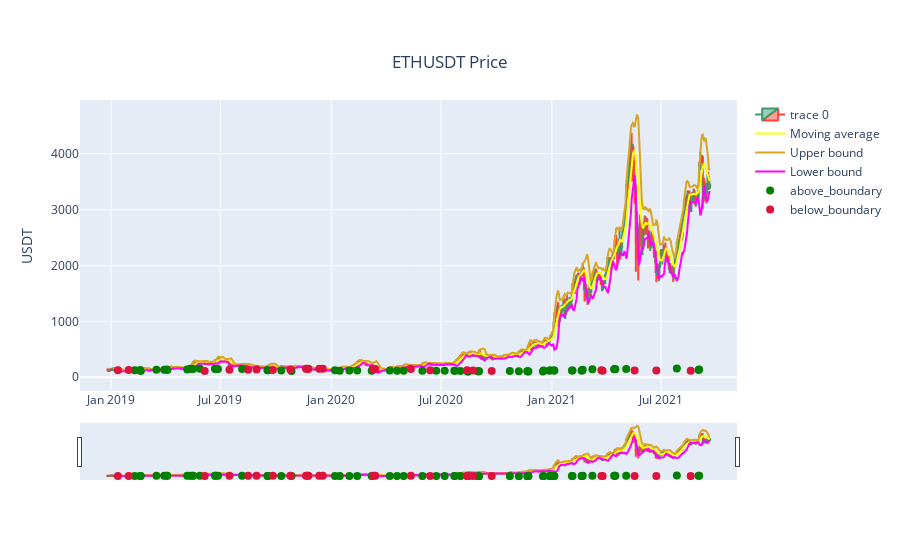

Source (notebook cell):
### Markdown cell above
### Plot candlesticks

### Code cell
import plotly.graph_objects as go

from datetime import datetime

fig = go.Figure(data=[go.Candlestick(x=df.index,
                open=df['open'],
                high=df['high'],
                low=df['low'],
                close=df['close'])])

fig.update_layout(
    yaxis_title="USDT",
    title={
        'text': symbol + " Price",
        'y':0.9,
        'x':0.5,
        'xanchor': 'center',
        'yanchor': 'top'})

fig.add_trace(
    go.Scatter(
        x=df.index,
        y=df.MA,
        name = "Moving average",
        mode="lines",
        line=go.scatter.Line(color="yellow"),
        showlegend=True)
)


fig.add_trace(
    go.Scatter(
        x=df.index,
        y= df['MA'] + 2 * df.STD,
        name = "Upper bound",
        mode="lines",
        line=go.scatter.Line(color="goldenrod"),
        showlegend=True)
)

fig.add_trace(
    go.Scatter(
        x=df.index,
        y= df['MA'] - 2 * df.STD,
        name = "Lower bound",
        mode="lines",
        line=go.scatter.Line(color="magenta"),
        showlegend=True)
)

fig.add_trace(go.Scatter(
    x= df[df['above_boundary'] == True].index,
    y= df.close,
    marker=dict(color="green", size=8),
    mode="markers",
    name = 'above_boundary'
))


fig.add_trace(go.Scatter(
    x= df[df['below_boundary'] == True].index,
    y= df.close,
    marker=dict(color="crimson", size=8),
    mode="markers",
    name = 'below_boundary'
))



fig.show()

### Figure 1 — Plotly figure (JSON) as saved in the notebook; plotly's stock layout.template omitted (floating-point values rounded to 4 significant figures; data arrays with more than 128 entries replaced by an {"elided": "..."} marker saying what was removed)
{"data": [{"close": {"elided": "1000 float values"}, "high": {"elided": "1000 float values"}, "low": {"elided": "1000 float values"}, "open": {"elided": "1000 float values"}, "type": "candlestick", "x": {"elided": "1000 str values"}}, {"line": {"color": "yellow"}, "mode": "lines", "name": "Moving average", "showlegend": true, "type": "scatter", "x": {"elided": "1000 str values"}, "y": {"elided": "1000 float values"}}, {"line": {"color": "goldenrod"}, "mode": "lines", "name": "Upper bound", "showlegend": true, "type": "scatter", "x": {"elided": "1000 str values"}, "y": {"elided": "1000 float values"}}, {"line": {"color": "magenta"}, "mode": "lines", "name": "Lower bound", "showlegend": true, "type": "scatter", "x": {"elided": "1000 str values"}, "y": {"elided": "1000 float values"}}, {"marker": {"color": "green", "size": 8}, "mode": "markers", "name": "above_boundary", "type": "scatter", "x": ["2019-02-09T01:59:59.999000", "2019-02-18T01:59:59.999000", "2019-02-19T01:59:59.999000", "2019-03-17T01:59:59.999000", "2019-03-30T01:59:59.999000", "2019-04-03T02:59:59.999000", "2019-04-04T02:59:59.999000", "2019-05-07T02:59:59.999000", "2019-05-12T02:59:59.999000", "2019-05-16T02:59:59.999000", "2019-05-17T02:59:59.999000", "2019-05-28T02:59:59.999000", "2019-06-22T02:59:59.999000", "2019-06-23T02:59:59.999000", "2019-06-27T02:59:59.999000", "2019-08-06T02:59:59.999000", "2019-09-17T02:59:59.999000", "2019-09-18T02:59:59.999000", "2019-10-10T02:59:59.999000", "2019-10-27T02:59:59.999000", "2020-01-07T01:59:59.999000", "2020-01-15T01:59:59.999000", "2020-01-31T01:59:59.999000", "2020-02-13T01:59:59.999000", "2020-03-08T01:59:59.999000", "2020-04-07T02:59:59.999000", "2020-04-19T02:59:59.999000", "2020-04-30T02:59:59.999000", "2020-05-31T02:59:59.999000", "2020-06-23T02:59:59.999000", "2020-07-07T02:59:59.999000", "2020-07-23T02:59:59.999000", "2020-07-24T02:59:59.999000", "2020-08-02T02:59:59.999000", "2020-08-14T02:59:59.999000", "2020-08-15T02:59:59.999000", "2020-08-31T02:59:59.999000", "2020-09-01T02:59:59.999000", "2020-09-02T02:59:59.999000", "2020-10-23T02:59:59.999000", "2020-11-07T01:59:59.999000", "2020-11-21T01:59:59.999000", "2020-11-22T01:59:59.999000", "2020-11-23T01:59:59.999000", "2020-12-17T01:59:59.999000", "2020-12-18T01:59:59.999000", "2020-12-28T01:59:59.999000", "2020-12-29T01:59:59.999000", "2021-01-04T01:59:59.999000", "2021-01-05T01:59:59.999000", "2021-02-03T01:59:59.999000", "2021-02-04T01:59:59.999000", "2021-02-19T01:59:59.999000", "2021-02-20T01:59:59.999000", "2021-02-21T01:59:59.999000", "2021-03-09T01:59:59.999000", "2021-04-14T02:59:59.999000", "2021-04-15T02:59:59.999000", "2021-04-16T02:59:59.999000", "2021-05-04T02:59:59.999000", "2021-07-27T02:59:59.999000", "2021-09-01T02:59:59.999000", "2021-09-02T02:59:59.999000"], "y": {"elided": "1000 float values"}}, {"marker": {"color": "crimson", "size": 8}, "mode": "markers", "name": "below_boundary", "type": "scatter", "x": ["2019-01-12T01:59:59.999000", "2019-01-30T01:59:59.999000", "2019-06-05T02:59:59.999000", "2019-07-16T02:59:59.999000", "2019-08-16T02:59:59.999000", "2019-08-30T02:59:59.999000", "2019-09-26T02:59:59.999000", "2019-10-25T02:59:59.999000", "2019-11-20T01:59:59.999000", "2019-11-23T01:59:59.999000", "2019-11-24T01:59:59.999000", "2019-12-12T01:59:59.999000", "2019-12-18T01:59:59.999000", "2020-03-10T01:59:59.999000", "2020-03-14T01:59:59.999000", "2020-05-12T02:59:59.999000", "2020-06-13T02:59:59.999000", "2020-08-13T02:59:59.999000", "2020-08-23T02:59:59.999000", "2020-09-23T02:59:59.999000", "2021-03-24T01:59:59.999000", "2021-03-26T01:59:59.999000", "2021-05-18T02:59:59.999000", "2021-06-23T02:59:59.999000", "2021-08-19T02:59:59.999000"], "y": {"elided": "1000 float values"}}], "layout": {"title": {"text": "ETHUSDT Price", "x": 0.5, "xanchor": "center", "y": 0.9, "yanchor": "top"}, "yaxis": {"title": {"text": "USDT"}}}}
